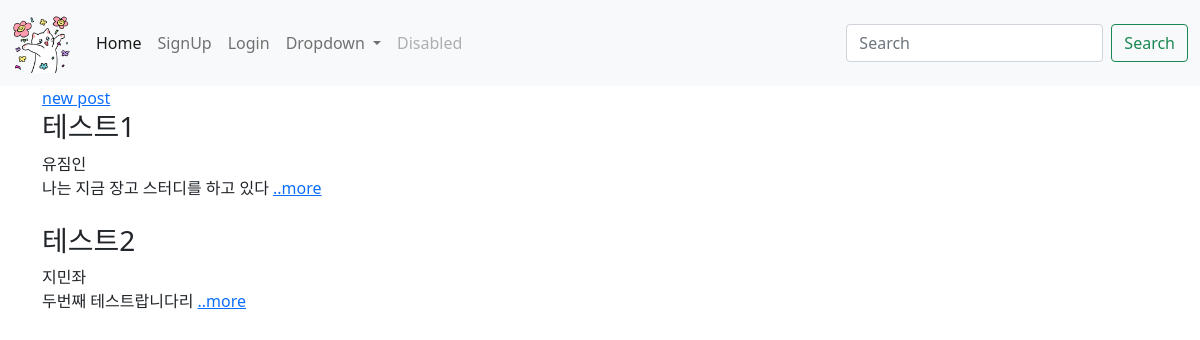
/, run on an earlier commit of the app's database.
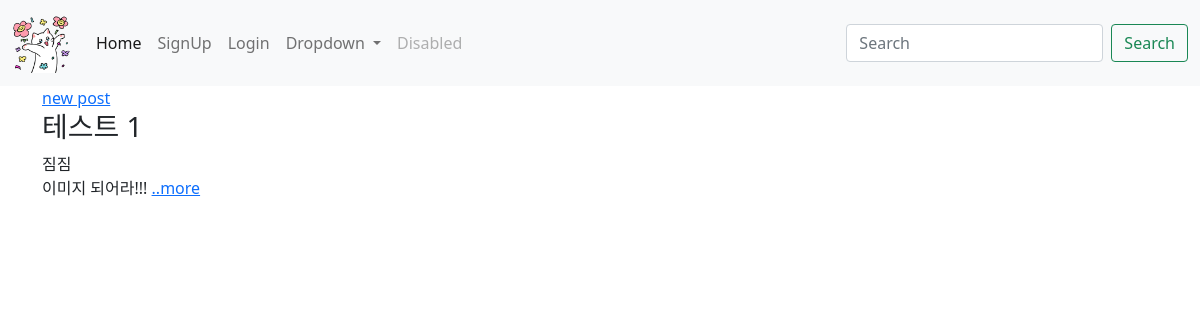
And on a later commit of the database.
### main/models.py (models this page shows, shortened)
class Blog(models.Model) : #import해온 models를 가져옴
    title = models.CharField(max_length=200) #models를 가져오는데 character field의 최대 길이가 200개
    writer = models.CharField(max_length=100)
    pub_date = models.DateTimeField() #작성한 시간을 나타내는
    body = models.TextField() #게시물의 내용
    image = models.ImageField(upload_to = "main/", blank=True, null=True)
    def summary(self):
        return self.body[:100]

### main/views.py (the view)
# urls.py: 2. Add a URL to urlpatterns:  path('', views.home, name='home')
def home(request): #각 html에 배정된 함수들은 가능하면 그 html의 이름과 동일하게 가면 좋음
    blogs = Blog.objects.all() #blog 작성 시 title, writer ... (모든 objects를 전부 가져온다는 의미)
    return render(request, 'home.html', {'blogs': blogs})

### main/templates/home.html (shortened to what this page needs)
{% extends 'base.html' %}
{% block content %}
    <div>
        <a href="{% url 'new' %}">new post</a>
    </div>
    {% for blog in blogs %}
    <div>
        <h3>{{blog.title}}</h3>
        {{blog.writer}}
        <br>
        {{blog.summary}} <a href="{%url 'detail' blog.id%}">..more</a>
        <br><br>
    </div>
    {% endfor %}
    {% endblock %}

### myproject/templates/base.html (shortened to what this page needs)
<!DOCTYPE html>
<html lang="en">
<head>
    <link href="https://cdn.jsdelivr.net/npm/bootstrap@5.0.2/dist/css/bootstrap.min.css" rel="stylesheet">
</head>
<body>
    {% load static %}
    <nav class="navbar navbar-expand-lg navbar-light bg-light">
        <div class="container-fluid">
          <a class="navbar-brand" href="#"><img src="{% static 'cutycat.png' %}" alt="" width="60" height="60"> </a>
          <div class="collapse navbar-collapse" id="navbarSupportedContent">
            <ul class="navbar-nav me-auto mb-2 mb-lg-0">
              <li class="nav-item">
                <a class="nav-link active" aria-current="page" href="#">Home</a>
              </li>
              {% if not user.is_authenticated %}
                <li class="nav-item">
                    <a class="nav-link" href="{% url 'signup' %}">SignUp</a>
                </li>
                <li class="nav-item">
                    <a class="nav-link" href="{% url 'login' %}">Login</a>
                </li>
                {% endif %}
              <li class="nav-item dropdown">
                <a class="nav-link dropdown-toggle" href="#" id="navbarDropdown" role="button" data-bs-toggle="dropdown" aria-expanded="false">
                  Dropdown
                </a>
              </li>
              <li class="nav-item">
                <a class="nav-link disabled" href="#" tabindex="-1" aria-disabled="true">Disabled</a>
              </li>
            </ul>
            <form class="d-flex">
              <input class="form-control me-2" type="search" placeholder="Search" aria-label="Search">
              <button class="btn btn-outline-success" type="submit">Search</button>
            </form>
          </div>
        </div>
      </nav>
    <div class="container">
            {% block content %}
            {% endblock %}
    </div>
</body>
</html>

What changed in the data, as far as the page shows it:
removed Blog: title "테스트2", writer "지민좌", summary "두번째 테스트랍니다리"
changed Blog: title "테스트1" → "테스트 1"; writer "유짐인" → "짐짐"; summary "나는 지금 장고 스터디를 하고 있다" → "이미지 되어라!!!"
